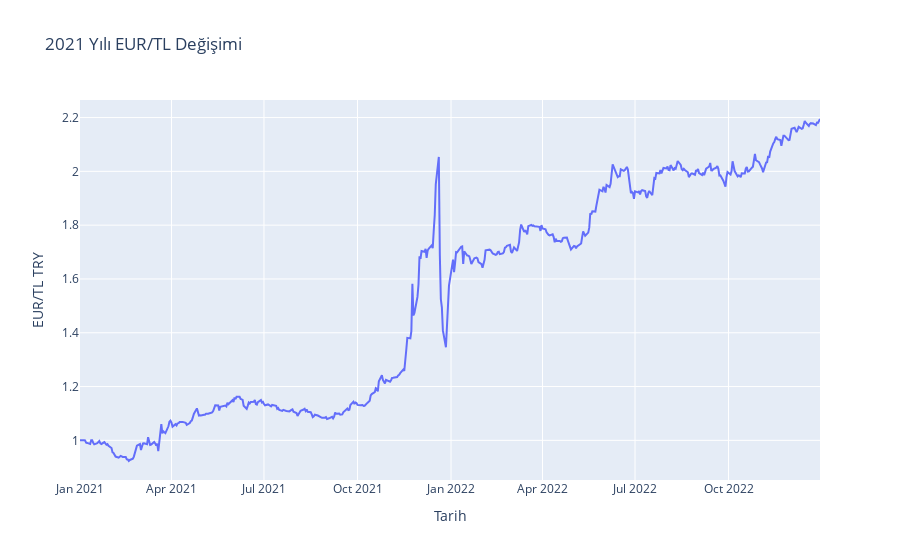

The code cell stored with this chart in its notebook:
### Code cell
px.line(kurToplam,y="Normalize",
        hover_data={"Normalize":":.2f","Kapanış (TRY)":":.2f"},
        title="2021 Yılı EUR/TL Değişimi",
        labels={"Date":"Tarih","Normalize":"EUR/TL TRY"})

### Figure 1 — Plotly figure (JSON) as saved in the notebook; plotly's stock layout.template omitted (floating-point values rounded to 4 significant figures; data arrays with more than 128 entries replaced by an {"elided": "..."} marker saying what was removed)
{"data": [{"customdata": {"elided": "520x1 float values"}, "hovertemplate": "Tarih=%{x}<br>EUR/TL TRY=%{y:.2f}<br>Kapanış (TRY)=%{customdata[0]:.2f}<extra></extra>", "legendgroup": "", "line": {"color": "#636efa", "dash": "solid"}, "marker": {"symbol": "circle"}, "mode": "lines", "name": "", "orientation": "v", "showlegend": false, "type": "scatter", "x": {"elided": "520 str values"}, "xaxis": "x", "y": {"elided": "520 float values"}, "yaxis": "y"}], "layout": {"legend": {"tracegroupgap": 0}, "title": {"text": "2021 Yılı EUR/TL Değişimi"}, "xaxis": {"anchor": "y", "domain": [0, 1], "title": {"text": "Tarih"}}, "yaxis": {"anchor": "x", "domain": [0, 1], "title": {"text": "EUR/TL TRY"}}}}
